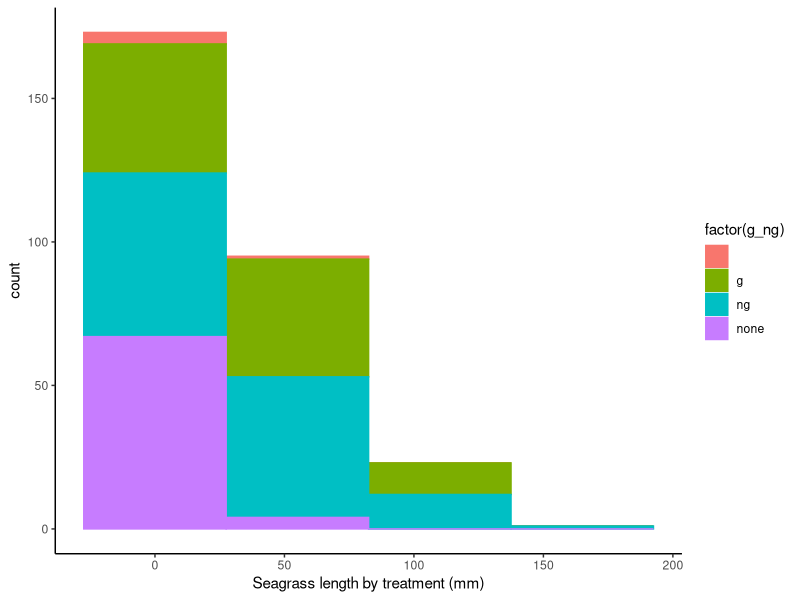
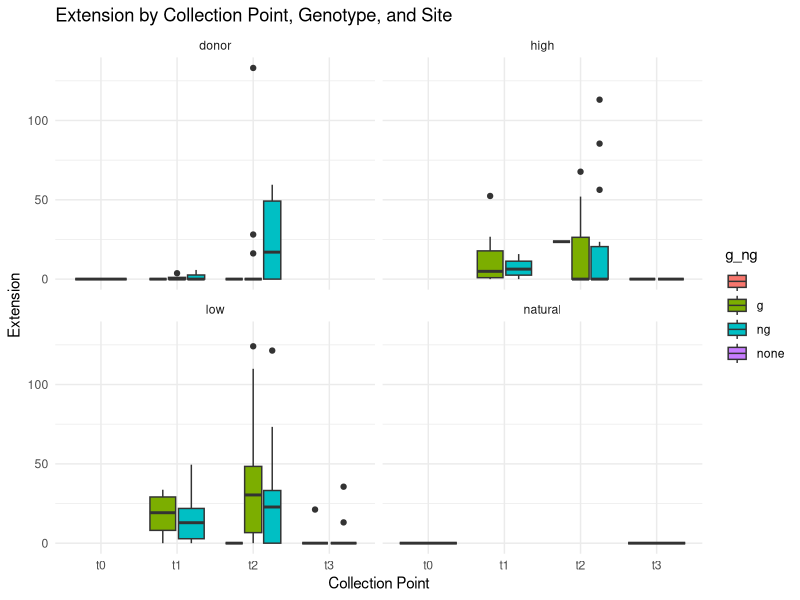
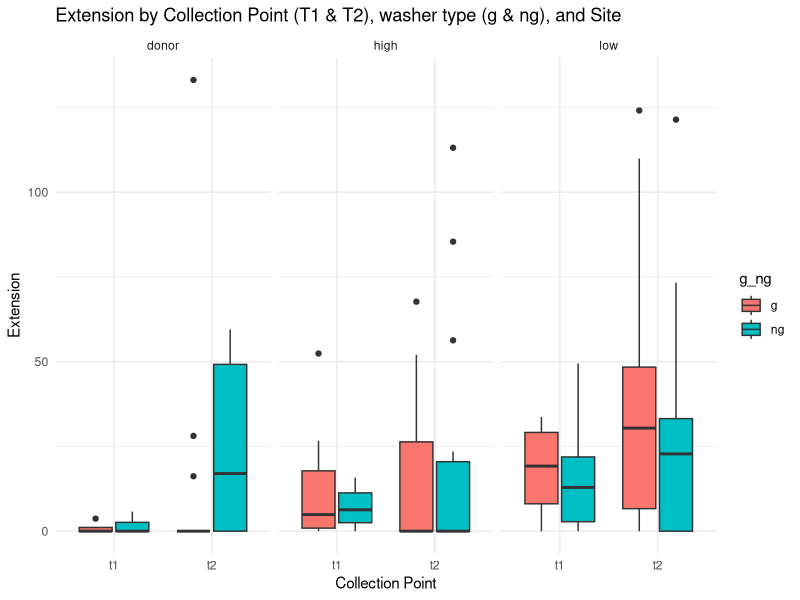
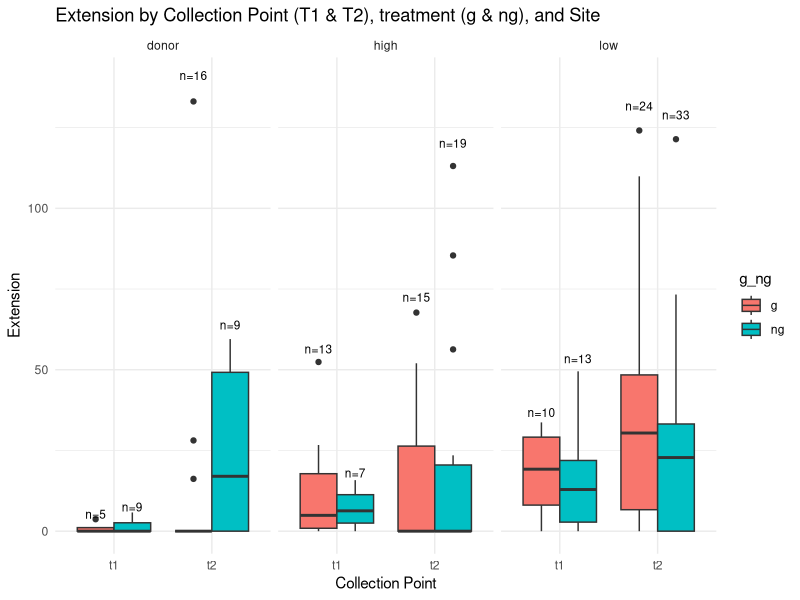
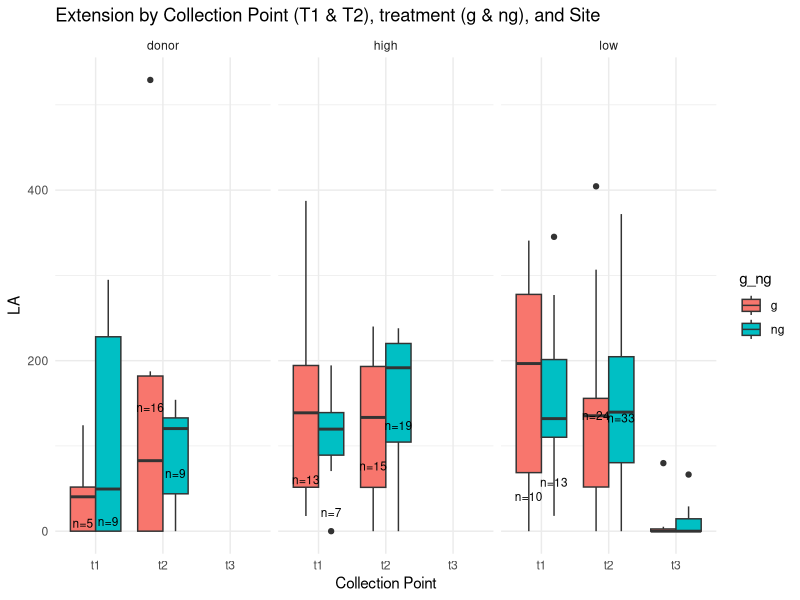
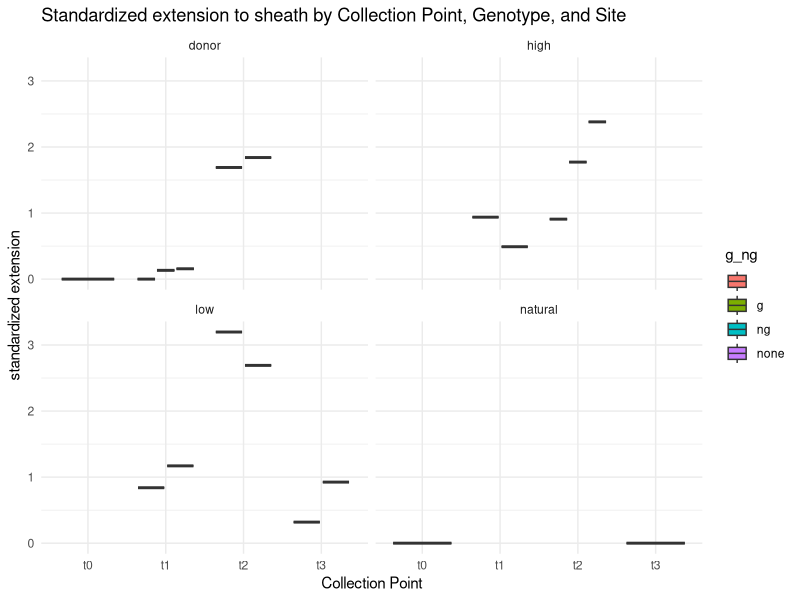

The R source for these figures, in order: (Note: this script raises an error after producing the figures.)
library(tidyverse)
library(ggplot2)

#load data
data<- read.csv("raw_data/plant_data.csv")

#filter for what I have right now
df_filtered <- data %>%
  filter(site != "", collection_point !="") %>%
  mutate(LA = length_calculated * shoot_width * blade_number_tx)

head(df_filtered)
str(df_filtered)

length_hist <- df_filtered %>%
  ggplot(aes(x=length_calculated,group=g_ng,fill=factor(g_ng),color=factor(g_ng))) + geom_histogram( binwidth=55)+theme_classic()+xlab("Seagrass length by treatment (mm)")
length_hist

#group by site, g_ng and collection point to have quick look at extension and relative growth rate per day
df_summary <- df_filtered %>%
  group_by(site, g_ng, collection_point) %>%
  summarise(
    mean_length = mean(length_measured, na.rm = TRUE),
    sd_length = sd(length_measured, na.rm = TRUE),
    mean_stdextention = mean(as.numeric(standardized_extension_to_sheath), na.rm = TRUE),
    sd_stextention = sd(as.numeric(standardized_extension_to_sheath), na.rm = TRUE),
    mean_extention = mean(extention, na.rm = TRUE),
    sd_extention = sd(extention, na.rm = TRUE),
    n = n(),
    .groups = "drop")

view(df_summary)

# Boxplot for extention quick and ugly
ggplot(df_filtered, aes(x = collection_point, y = extention, fill = g_ng)) +
  geom_boxplot() +
  facet_wrap(~ site) +
  labs(
    title = "Extension by Collection Point, Genotype, and Site",
    x = "Collection Point",
    y = "Extension") +
  theme_minimal()

#  Filter and clean the data for t1, t2 and g/ng only
df_plot <- df_filtered %>%
  mutate(
    collection_point = tolower(trimws(collection_point)),
    g_ng = tolower(trimws(g_ng))) %>%
  filter(collection_point %in% c("t1", "t2"), g_ng %in% c("g", "ng"))

# Boxplot for extention: filtered to T1, T2 and g/ng only
df_plot %>%
  ggplot(aes(x = collection_point, y = extention, fill = g_ng)) +
  geom_boxplot() +
  facet_wrap(~ site) +
  labs(
    title = "Extension by Collection Point (T1 & T2), washer type (g & ng), and Site",
    x = "Collection Point",
    y = "Extension") +
  theme_minimal()


# Calculate n per group for label positioning
n_summary <- df_plot %>%
  group_by(site, collection_point, g_ng) %>%
  summarise(
    n = n(),
    y_pos = max(extention, na.rm = TRUE) * 1.05,  # Position label just above the box
    .groups = "drop")

# boxplot and n values
ggplot(df_plot, aes(x = collection_point, y = extention, fill = g_ng)) +
  geom_boxplot(position = position_dodge(width = 0.75)) +
  geom_text(
    data = n_summary,
    aes(label = paste0("n=", n), y = y_pos),
    position = position_dodge(width = 0.75),
    vjust = 0, size = 3
  ) +
  facet_wrap(~ site) +
  labs(
    title = "Extension by Collection Point (T1 & T2), treatment (g & ng), and Site",
    x = "Collection Point",
    y = "Extension") +
  theme_minimal()

# boxplot and n values for LA
df_plot2 <- df_filtered %>%
  mutate(
    collection_point = tolower(trimws(collection_point)),
    g_ng = tolower(trimws(g_ng))) %>%
  filter(collection_point %in% c("t0", "t1", "t2", "t3"), g_ng %in% c("g", "ng"))

ggplot(df_plot2, aes(x = collection_point, y = LA, fill = g_ng)) +
  geom_boxplot(position = position_dodge(width = 0.75)) +
  geom_text(
    data = n_summary,
    aes(label = paste0("n=", n), y = y_pos),
    position = position_dodge(width = 0.75),
    vjust = 0, size = 3) +
  facet_wrap(~ site) +
  labs(
    title = "Extension by Collection Point (T1 & T2), treatment (g & ng), and Site",
    x = "Collection Point",
    y = "LA") +
  theme_minimal()

# Boxplot for extention standardized quick and ugly
ggplot(df_summary, aes(x = collection_point, y = mean_stdextention, fill = g_ng)) +
  geom_boxplot() +
  facet_wrap(~ site) +
  labs(
    title = "Standardized extension to sheath by Collection Point, Genotype, and Site",
    x = "Collection Point",
    y = "standardized extension") +
  theme_minimal()

#filtered for T1 and T2 rgr_perday
df_plot %>%
  ggplot(aes(x = collection_point, y = rgr_perday, fill = g_ng)) +
  geom_boxplot() +
  facet_wrap(~ site) +
  labs(
    title = "Growth by Collection Point (T1 & T2), Genotype (g & ng), and Site",
    x = "Collection Point",
    y = "relative growth per day") +
  theme_minimal()

# Calculate n per group for label positioning
n_summary <- df_plot %>%
  group_by(site, collection_point, g_ng) %>%
  summarise(
    n = n(),
    y_pos = max(rgr_perday, na.rm = TRUE) * 1.05,  # Position label just above the box
    .groups = "drop")

# boxplot and n values
ggplot(df_plot, aes(x = collection_point, y = rgr_perday, fill = g_ng)) +
  geom_boxplot(position = position_dodge(width = 0.75)) +
  geom_text(
    data = n_summary,
    aes(label = paste0("n=", n), y = y_pos),
    position = position_dodge(width = 0.75),
    vjust = 0, size = 3
  ) +
  facet_wrap(~ site) +
  labs(
    title = "relative growth per day by Collection Point (T1 & T2), treatment (g & ng), and Site",
    x = "Collection Point",
    y = "growth per day") +
  theme_minimal()
